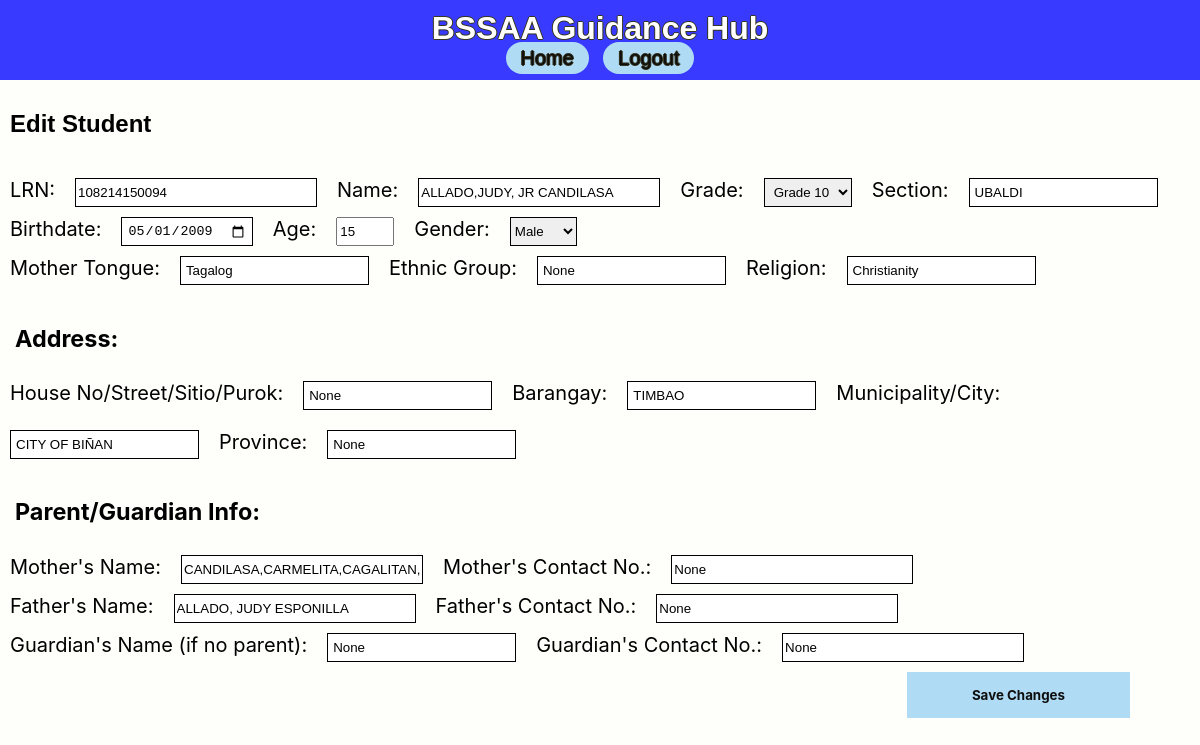
Page /edit_student/1 on the committed database.
### app/models.py (models this page shows)
class StudentRecord(db.Model):
    id = db.Column(db.Integer, primary_key=True)
    lrn = db.Column(db.String(12), nullable=True, unique=True)
    name = db.Column(db.String(100), nullable=True)
    grade = db.Column(db.String(20), nullable=True)
    section = db.Column(db.String(50), nullable=True)
    birthdate = db.Column(db.Date, nullable=True)
    age = db.Column(db.Integer, nullable=True)
    gender = db.Column(db.String(10), nullable=True)
    mother_tongue = db.Column(db.String(50), nullable=True)
    ethnic_group = db.Column(db.String(50), nullable=True)
    religion = db.Column(db.String(50), nullable=True)
    address_house_no = db.Column(db.String(100), nullable=True)
    address_barangay = db.Column(db.String(100), nullable=True)
    address_city = db.Column(db.String(100), nullable=True)
    address_province = db.Column(db.String(100), nullable=True)
    mother_name = db.Column(db.String(100), nullable=True)
    mother_contact = db.Column(db.String(15), nullable=True)
    father_name = db.Column(db.String(100), nullable=True)
    father_contact = db.Column(db.String(15), nullable=True)
    guardian_name = db.Column(db.String(100), nullable=True)
    guardian_contact = db.Column(db.String(15), nullable=True)
    reason = db.Column(db.String(200), nullable=True)
    type_of_offense = db.Column(db.String(100), nullable=True)
    date_time = db.Column(db.DateTime, default=datetime.utcnow)
    additional_info = db.Column(db.String, nullable=True)
    profile_picture = db.Column(db.String(100), nullable=True)
    offenses = db.relationship('OffenseRecord', backref='student', lazy=True)

### app/routes.py (the view, shortened to what this page needs)
@main.route('/edit_student/<int:id>', methods=['GET', 'POST'])
def edit_student(id):
    student = StudentRecord.query.get_or_404(id)
    return render_template('edit_student.html', student=student)

### app/templates/edit_student.html (shortened to what this page needs)
{% extends 'base.html' %}
{% block content %}
<h2>Edit Student</h2>
<form method="POST">
    <div class="form-section">
        <label for="lrn">LRN:</label>
        <input class="textbox-length" type="text" id="lrn" name="lrn" value="{{ student.lrn }}" pattern="\d{12}" required>
        <label for="name">Name:</label>
        <input class="textbox-length" type="text" id="name" name="name" value="{{ student.name }}" required>
        <label for="grade">Grade:</label>
        <select class="textboxsmall" id="grade" name="grade" required>
            <option value="Grade 10" {% if student.grade == 'Grade 10' %}selected{% endif %}>Grade 10</option>
        </select>
        <label for="section">Section:</label>
        <input class="textboxsmall" type="text" id="section" name="section" value="{{ student.section }}" required>
    </div>
    <div class="form-section">
        <label for="birthdate">Birthdate:</label>
        <input class="textboxsmall" type="date" id="birthdate" name="birthdate" value="{{ student.birthdate }}" required>
        <label for="age">Age:</label>
        <input class="textbox-short" type="number" id="age" name="age" value="{{ student.age }}" required>
        <label for="gender">Gender:</label>
        <select id="gender" name="gender" required>
            <option value="male" {% if student.gender == 'male' %}selected{% endif %}>Male</option>
        </select>
    </div>
    <div class="form-section">
        <label for="mother_tongue">Mother Tongue:</label>
        <input class="textboxsmall" type="text" id="mother_tongue" name="mother_tongue" value="{{ student.mother_tongue }}" required>
        <label for="ethnic_group">Ethnic Group:</label>
        <input class="textboxsmall" type="text" id="ethnic_group" name="ethnic_group" value="{{ student.ethnic_group }}">
        <label for="religion">Religion:</label>
        <input class="textboxsmall" type="text" id="religion" name="religion" value="{{ student.religion }}" required>
    </div>
    <h3>Address:</h3>
    <div class="form-section">
        <label for="address_house_no">House No/Street/Sitio/Purok:</label>
        <input class="textboxsmall" type="text" id="address_house_no" name="address_house_no" value="{{ student.address_house_no }}" required>
        <label for="address_barangay">Barangay:</label>
        <input class="textboxsmall" type="text" id="address_barangay" name="address_barangay" value="{{ student.address_barangay }}" required>
        <label for="address_city">Municipality/City:</label>
        <input class="textboxsmall" type="text" id="address_city" name="address_city" value="{{ student.address_city }}" required>
        <label for="address_province">Province:</label>
        <input class="textboxsmall" type="text" id="address_province" name="address_province" value="{{ student.address_province }}" required>
    </div>
    <h3>Parent/Guardian Info:</h3>
    <div class="form-section1">
        <div class="form-section">
            <label for="mother_name">Mother's Name:</label>
            <input class="textbox-length" type="text" id="mother_name" name="mother_name" value="{{ student.mother_name }}" required>
            <label for="mother_contact">Mother's Contact No.:</label>
            <input class="textbox-length" type="text" id="mother_contact" name="mother_contact" value="{{ student.mother_contact }}" pattern="\d{11}">
        </div>
        <div class="form-section">
            <label for="father_name">Father's Name:</label>
            <input class="textbox-length" type="text" id="father_name" name="father_name" value="{{ student.father_name }}" required>
            <label for="father_contact">Father's Contact No.:</label>
            <input class="textbox-length" type="text" id="father_contact" name="father_contact" value="{{ student.father_contact }}" pattern="\d{11}">
        </div>
        <div class="form-section">
            <label for="guardian_name">Guardian's Name (if no parent):</label>
            <input class="textboxsmall" type="text" id="guardian_name" name="guardian_name" value="{{ student.guardian_name }}">
            <label for="guardian_contact">Guardian's Contact No.:</label>
            <input class="textbox-length" type="text" id="guardian_contact" name="guardian_contact" value="{{ student.guardian_contact }}" pattern="\d{11}">
        </div>
    </div>
    <button type="submit">Save Changes</button>
</form>
{% endblock %}

### app/static/css/styles.css (style rules this page uses)
body { font-family: Arial, Helvetica, sans-serif; margin: 0; padding: 0; background-color: #f4f4f4; display: flex; flex-direction: column; min-height: 100vh; background-color: #FEFEFA; height: 100%; }
h2 { padding: 10px; }
label { display: block; margin-bottom: 5px; }
form { font-family: ROBOTO-VARIABLE-FONT, -apple-system, BlinkMacSystemFont, "Segoe UI", Roboto, "Helvetica Neue"; padding: 10px; font-size: 20px; }
button[type="submit"] { font-family: ROBOTO-VARIABLE-FONT, -apple-system, BlinkMacSystemFont, "Segoe UI", Roboto, "Helvetica Neue"; font-weight: bold; background-color: #b0dbf5; color: #0e0e0e; border: none; padding: 15px 65px; position: absolute; right: 70px; cursor: pointer; }
input[type="text"], input[type="date"], input[type="time"], select { border: 1px solid #000000; }
.textboxsmall { padding: 5px; }
.textbox-length { width: 20%; }
.textbox-short { width: 50px; }
.form-section { display: flex; flex-wrap: wrap; gap: 20px; padding-bottom: 10px; }
h3 { padding: 5px; }

### rows in the picture
StudentRecord: lrn "108214150094", name "ALLADO,JUDY, JR CANDILASA", section "UBALDI", birthdate "05/01/2009", age "15", mother_tongue "Tagalog", ethnic_group "None", religion "Christianity", address_house_no "None", address_barangay "TIMBAO", address_city "CITY OF BIÑAN", address_province "None", mother_name "CANDILASA,CARMELITA,CAGALITAN,", mother_contact "None", father_name "ALLADO, JUDY ESPONILLA", father_contact "None", guardian_name "None", guardian_contact "None"
